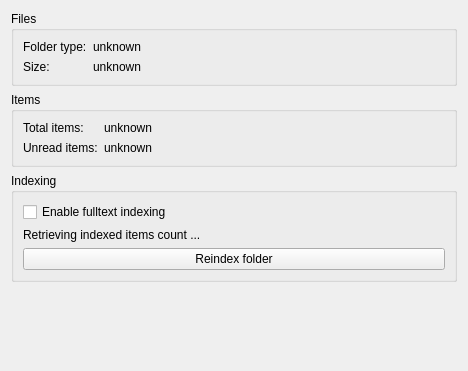
<?xml version="1.0" encoding="UTF-8"?>
<ui version="4.0">
 <class>CollectionMaintenancePage</class>
 <widget class="QWidget" name="CollectionMaintenancePage">
  <property name="geometry">
   <rect>
    <x>0</x>
    <y>0</y>
    <width>468</width>
    <height>371</height>
   </rect>
  </property>
  <layout class="QVBoxLayout" name="verticalLayout">
   <item>
    <widget class="QGroupBox" name="filesGroup">
     <property name="sizePolicy">
      <sizepolicy hsizetype="Preferred" vsizetype="Maximum">
       <horstretch>0</horstretch>
       <verstretch>0</verstretch>
      </sizepolicy>
     </property>
     <property name="title">
      <string>Files</string>
     </property>
     <layout class="QFormLayout" name="filesLayout">
      <item row="0" column="0">
       <widget class="QLabel" name="label">
        <property name="text">
         <string>Folder type:</string>
        </property>
       </widget>
      </item>
      <item row="0" column="1">
       <widget class="QLabel" name="folderTypeLbl">
        <property name="text">
         <string>unknown</string>
        </property>
       </widget>
      </item>
      <item row="1" column="1">
       <widget class="QLabel" name="folderSizeLbl">
        <property name="text">
         <string>unknown</string>
        </property>
       </widget>
      </item>
      <item row="1" column="0">
       <widget class="QLabel" name="label_3">
        <property name="text">
         <string>Size:</string>
        </property>
       </widget>
      </item>
     </layout>
    </widget>
   </item>
   <item>
    <widget class="QGroupBox" name="itemsGroup">
     <property name="sizePolicy">
      <sizepolicy hsizetype="Preferred" vsizetype="Maximum">
       <horstretch>0</horstretch>
       <verstretch>0</verstretch>
      </sizepolicy>
     </property>
     <property name="title">
      <string>Items</string>
     </property>
     <layout class="QFormLayout" name="itemsLayout">
      <item row="0" column="0">
       <widget class="QLabel" name="label_5">
        <property name="text">
         <string>Total items:</string>
        </property>
       </widget>
      </item>
      <item row="0" column="1">
       <widget class="QLabel" name="itemsCountLbl">
        <property name="text">
         <string>unknown</string>
        </property>
       </widget>
      </item>
      <item row="1" column="0">
       <widget class="QLabel" name="label_7">
        <property name="text">
         <string>Unread items:</string>
        </property>
       </widget>
      </item>
      <item row="1" column="1">
       <widget class="QLabel" name="unreadItemsCountLbl">
        <property name="text">
         <string>unknown</string>
        </property>
       </widget>
      </item>
     </layout>
    </widget>
   </item>
   <item>
    <widget class="QGroupBox" name="indexingGroup">
     <property name="sizePolicy">
      <sizepolicy hsizetype="Preferred" vsizetype="Maximum">
       <horstretch>0</horstretch>
       <verstretch>0</verstretch>
      </sizepolicy>
     </property>
     <property name="title">
      <string>Indexing</string>
     </property>
     <layout class="QVBoxLayout" name="indexingLayout">
      <item>
       <widget class="QCheckBox" name="enableIndexingChkBox">
        <property name="text">
         <string>Enable fulltext indexing</string>
        </property>
       </widget>
      </item>
      <item>
       <widget class="QLabel" name="indexedCountLbl">
        <property name="text">
         <string>Retrieving indexed items count ...</string>
        </property>
       </widget>
      </item>
      <item>
       <widget class="QPushButton" name="reindexButton">
        <property name="text">
         <string>Reindex folder</string>
        </property>
       </widget>
      </item>
     </layout>
    </widget>
   </item>
   <item>
    <spacer name="verticalSpacer">
     <property name="orientation">
      <enum>Qt::Vertical</enum>
     </property>
     <property name="sizeHint" stdset="0">
      <size>
       <width>20</width>
       <height>40</height>
      </size>
     </property>
    </spacer>
   </item>
  </layout>
 </widget>
 <resources/>
 <connections/>
</ui>
